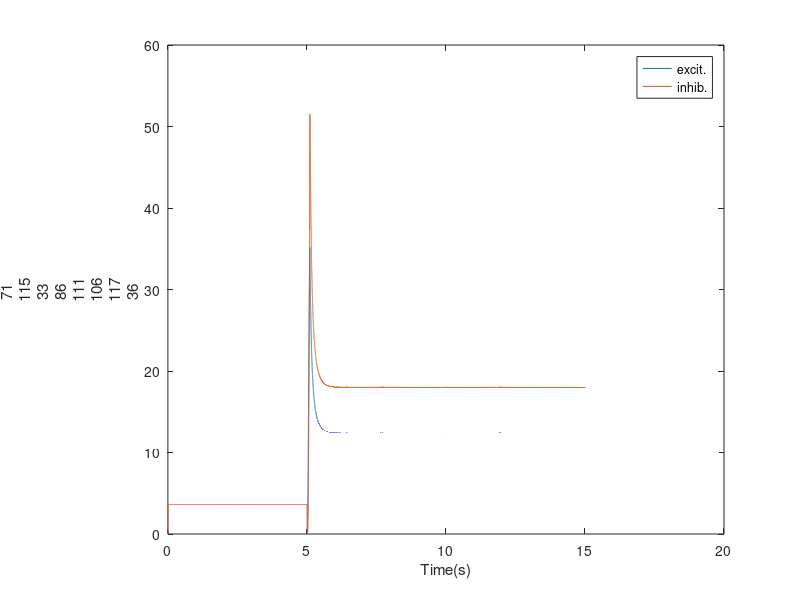
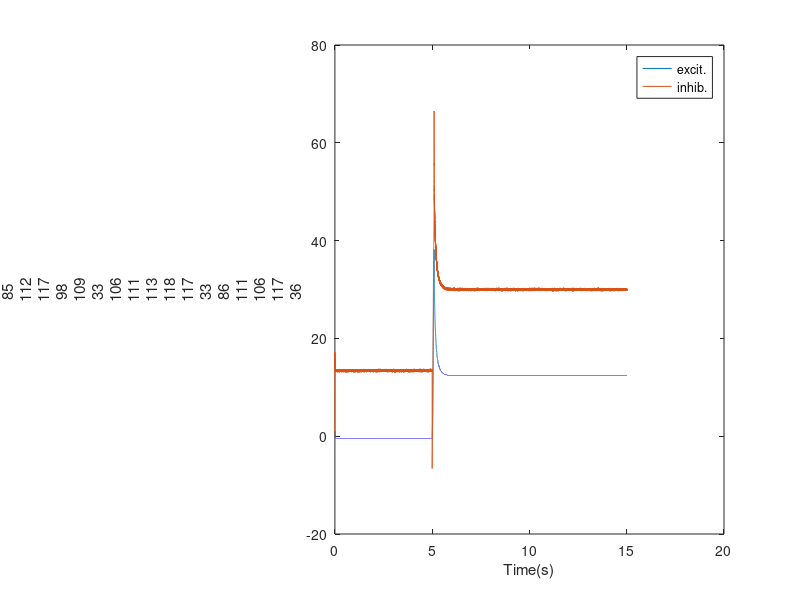
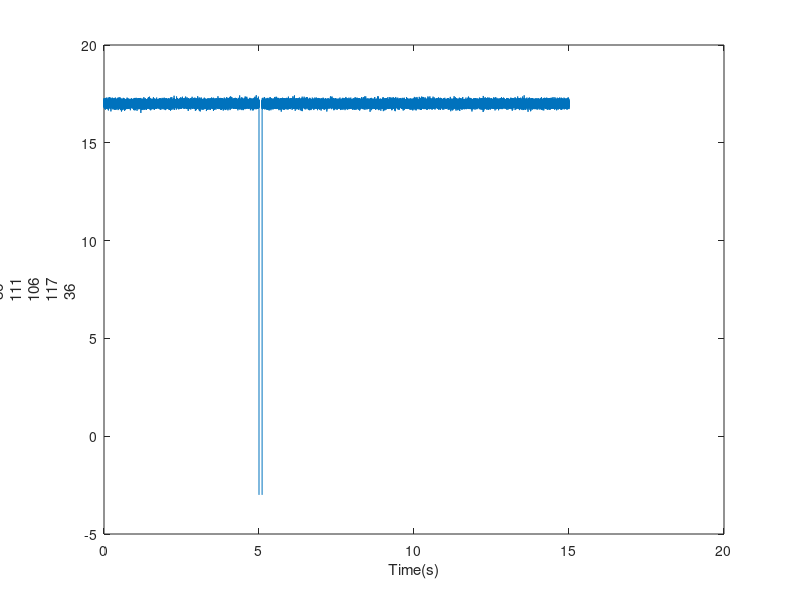

Write the MATLAB code that produced these figures, in order.
%Code written by Connor Zawacki for the Miller Lab at Brandeis University

%Single E-I pair with a nonlinear inhibitory firing rate equation
%exhibiting bistability

%% 
N=1;

tmax = 15;
dt = 0.0001;  
tvec = 0:dt:tmax;
rmax = 100;    %max frate

frmat_e = zeros(N,numel(tvec));
Imat_e = frmat_e;
frmat_i = zeros(N,numel(tvec));
Imat_i = frmat_i;

%% parameters to vary
theta_e = 0;  %threshold of activity for e. cells
theta_i = 0;  %threshold of activity for i. cells
alpha_e = 1;   %gain of e. cells    
alpha_i = 0.02;   %gain of i. cells
tao_e = 0.01;  %time constant of e. cells
tao_i = 0.01;  %time constant of i. cells

WEI = 2.5;     %connection strength from e. to i. cells
WEE = 1.5;       %connection strength from e. cell to self
WII = -1;      %connection strength from i. cell to self
WIE = -0.4;    %connection strength from i. to e cells
WIEX = 0;   %connection strength from e. cells to i cells from other coupled units. must be changed with N


Ii_base=17;
Ie_base=1;

%% applied charge
i_stimmat = zeros(N,numel(tvec));%each row is a vector for applied current to each coupled set's inhibitory unit, with # of columns = tmax/dt


%random noise
for i = 1:N
    noisevec = randn(size(tvec))*(dt^(0.5))*10;
    i_stimmat(i,:)= noisevec;
end


%transition 1 
i_stimmat(1,ceil(5/dt):ceil(5.1/dt))= -20; 


%transition 2 
%insert here

Iapp_e = ones(size(tvec))*Ie_base;
Iapp_mat = ones(size(i_stimmat))*(Ii_base) + i_stimmat;

%% simulation
for t = 2:numel(tvec)
    for c = 1:N
        Imat_i(c,t) = WEI*frmat_e(c,t-1) + WII*frmat_i(c,t-1) + Iapp_mat(c,t);
        Imat_e(c,t) = WEE*frmat_e(c,t-1) + WIE*frmat_i(c, t-1) + WIEX*(sum(frmat_i(:,t-1)) - frmat_i(c,t-1)) + Iapp_e(t);

        frmat_e(c,t) = frmat_e(c,t-1) + (dt/tao_e)*(-frmat_e(c,t-1) + alpha_e*(Imat_e(c,t)-theta_e));
        frmat_i(c,t) = frmat_i(c,t-1) + (dt/tao_i)*(-frmat_i(c,t-1) + alpha_i*(Imat_i(c,t)-theta_i)^2 *sign(Imat_i(c,t)-theta_i));

        if frmat_i(c,t)>rmax
            frmat_i(c,t)=rmax;
        end
        if frmat_i(c,t)<0
            frmat_i(c,t)=0;
        end
        if frmat_e(c,t)>rmax
            frmat_e(c,t)=rmax;
        end
        if frmat_e(c,t)<0
            frmat_e(c,t)=0;
        end
    end
end

%% preliminary figures
figure(3)
for i=1:N
    subplot(1,1,i), plot(tvec,frmat_e(i,:)),  hold on, plot(tvec,frmat_i(i,:)), ylabel("Fr Unit#"+i), xlabel("Time(s)"), hold off;
end
legend("excit.","inhib.")
figure(4)
for i=1:N
    subplot(1,1,i), plot(tvec,Imat_e(i,:)),  hold on, plot(tvec,Imat_i(i,:)),   ylabel("Total input Unit#"+i), xlabel("Time(s)"), hold off;
end
legend("excit.","inhib."),
figure(5)
for i=1:N
    subplot(1,1,i), plot(tvec,Iapp_mat(i,:)), ylabel("Total Iapp Unit#"+i), xlabel("Time(s)"), hold off;
end
